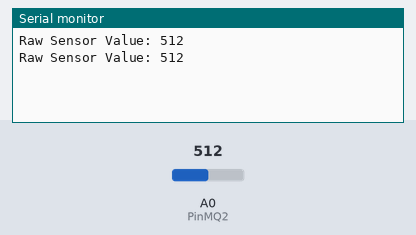
This sketch was run on a simulated Arduino Uno, built with avr-gcc and run on an emulated ATmega328P. On the bench: the last lines printed to the serial monitor. The inputs (shaded band) are chosen by the test bench; at power-on: A0 (PinMQ2) = 512.

Above: at 1.8 s.
1.9 s: A0 (PinMQ2) set to 716
At 2.4 s:
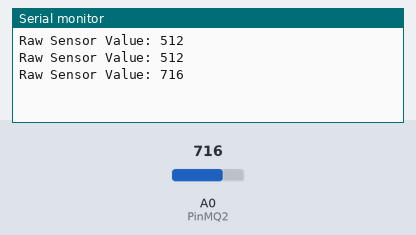
3.4 s: A0 (PinMQ2) set to 900
At 4.8 s:
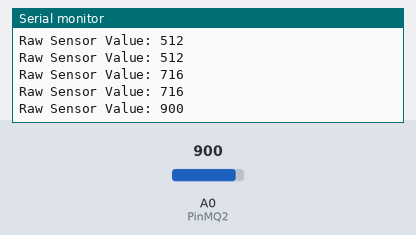
Timing chart, 0 to 6.4 s (numbered marks = the images above; inputs shaded):
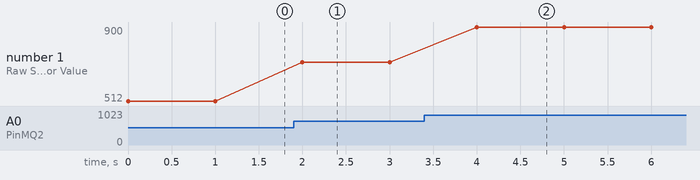

Measured:
- after the input at 1.9 s, the serial monitor: prints a new line after 0.10 s (image 1)
- after the input at 3.4 s, the serial monitor: prints a new line after 0.60 s (image 2)
- plotted number 1: 512 → 716 after the input at 1.9 s, 716 → 900 after the input at 3.4 s

The sketch:

calibrate.ino
```cpp
#define PinMQ2 (A0) // Analog input for MQ-2 sensor

void setup() {
  Serial.begin(9600);
}

void loop() {
  // Read the analog value from MQ-2 sensor
  int sensorValue = analogRead(PinMQ2);

  // Display the raw analog value
  Serial.print("Raw Sensor Value: ");
  Serial.println(sensorValue);

  delay(1000); // Delay for 1 second before the next reading
}
```
